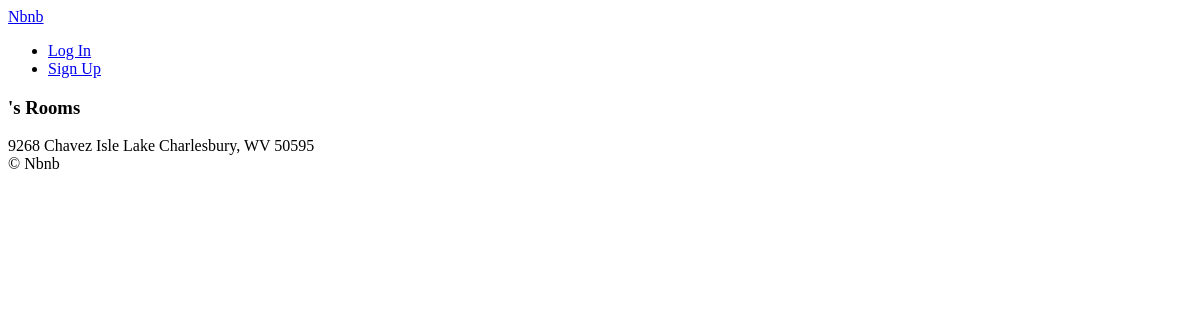
/users/1/, run on an earlier commit of the app's database.
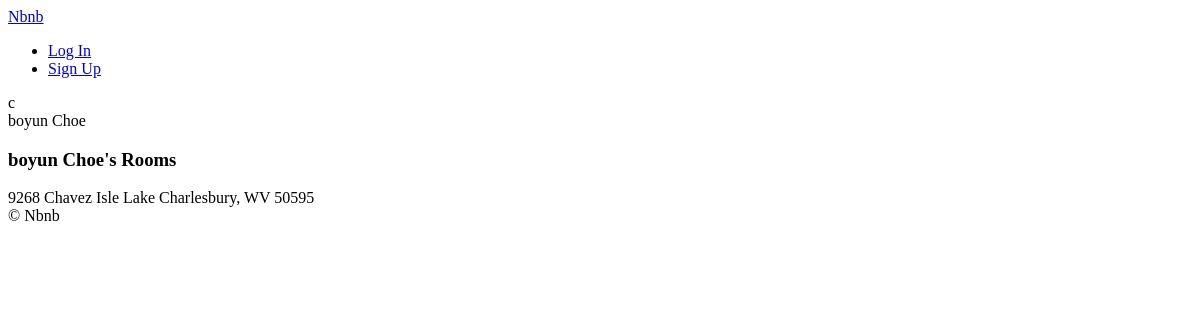
And on a later commit of the database.
### rooms/models.py (models this page shows, shortened)
class Room(core_models.TimeStampedModel):
    name = models.CharField(max_length=140)
    description = models.TextField()
    country = CountryField()
    city = models.CharField(max_length=80)
    price = models.IntegerField()
    address = models.CharField(max_length=140)
    guests = models.IntegerField()
    beds = models.IntegerField()
    bedrooms = models.IntegerField()
    baths = models.IntegerField()
    check_in = models.TimeField()
    check_out = models.TimeField()
    instant_book = models.BooleanField(default=False)
    host = models.ForeignKey(
        "users.User", related_name="rooms", on_delete=models.CASCADE
    )
    room_type = models.ForeignKey("RoomType", on_delete=models.SET_NULL, null=True)
    amenities = models.ManyToManyField("Amenity", blank=True)
    facilities = models.ManyToManyField("Facility", blank=True)
    house_rules = models.ManyToManyField("HouseRule", blank=True)

### users/models.py (models this page shows, shortened)
class User(AbstractUser):
    GENDER_MALE = "male"
    GENDER_FEMALE = "female"
    GENDER_OTHER = "other"
    GENDER_CHOICES = (
        (GENDER_MALE, "Male"),
        (GENDER_FEMALE, "Female"),
        (GENDER_OTHER, "Other"),
    )
    LANGUAGE_ENGLISH = "en"
    LANGUAGE_KOREAN = "kr"
    LANGUAGE_CHOICES = (
        (LANGUAGE_ENGLISH, "English"),
        (LANGUAGE_KOREAN, "Korean"),
    )
    CURRENCY_USD = "usd"
    CURRENCY_KRW = "krw"
    CURRENCY_CHOICES = (
        (CURRENCY_USD, "USD"),
        (CURRENCY_KRW, "KRW"),
    )
    avatar = models.ImageField(upload_to="avatars", blank=True)
    gender = models.CharField(choices=GENDER_CHOICES, max_length=10, blank=True)
    bio = models.TextField(blank=True)
    birthdate = models.DateField(blank=True, null=True)
    language = models.CharField(
        choices=LANGUAGE_CHOICES, max_length=2, blank=True, default=LANGUAGE_KOREAN
    )
    currency = models.CharField(
        choices=CURRENCY_CHOICES, max_length=3, blank=True, default=CURRENCY_KRW
    )
    superhost = models.BooleanField(default=False)

### users/views.py (the view)
# urls.py: path("<int:pk>/", views.UserProfileView.as_view(), name="profile"),
class UserProfileView(DetailView):
    model = models.User
    context_object_name = "user_obj"

### templates/users/user_detail.html (shortened to what this page needs)
{% extends "base.html" %}
{% block content %}
    {% if user_obj.avatar %}
        <img src="{{user_obj.avatar.url}}" />
    {% else %}
        <div class="h-20 w-20 bg-gray-700 rounded-full text-white flex justify-center items-center">
            <span class="text-lg">{{user_obj.last_name|first}}</span>
        </div>
    {% endif %}
    {{user_obj.first_name}}
    {% if user_obj.rooms.count > 0 %}
        <div>
            <h3>{{user_obj.first_name}}'s Rooms</h3>
            <div>
                {% for room in user_obj.rooms.all %}
                    {{room.name}}
                {% endfor %}
            </div>
        </div>
    {% endif %}
{% endblock content %}

### templates/base.html (shortened to what this page needs)
<!DOCTYPE html>
<html lang="en">
<head>
</head>
<body>
    <header>
        {% include "partials/nav.html" %}
    </header>
    {% block content %}{% endblock %}
    {% include "partials/footer.html" %}
</body>
</html>

### templates/partials/nav.html
<a href="{% url 'core:home' %}">Nbnb</a>
<ul>
    {% if user.is_authenticated %}
        <li><a href="{{user.get_absolute_url}}">Profile</a></li>
        <li><a href="{% url 'users:logout' %}">Log Out</a></li>
    {% else %}
        <li><a href="{% url 'users:login' %}">Log In</a></li>
        <li><a href="{% url 'users:signup' %}">Sign Up</a></li>
    {% endif %}
</ul>

### templates/partials/footer.html
<footer>
    &copy; Nbnb
</footer>

What changed in the data, as far as the page shows it:
now on this page (row edited): User: last_name|first "c", first_name "boyun Choe"
